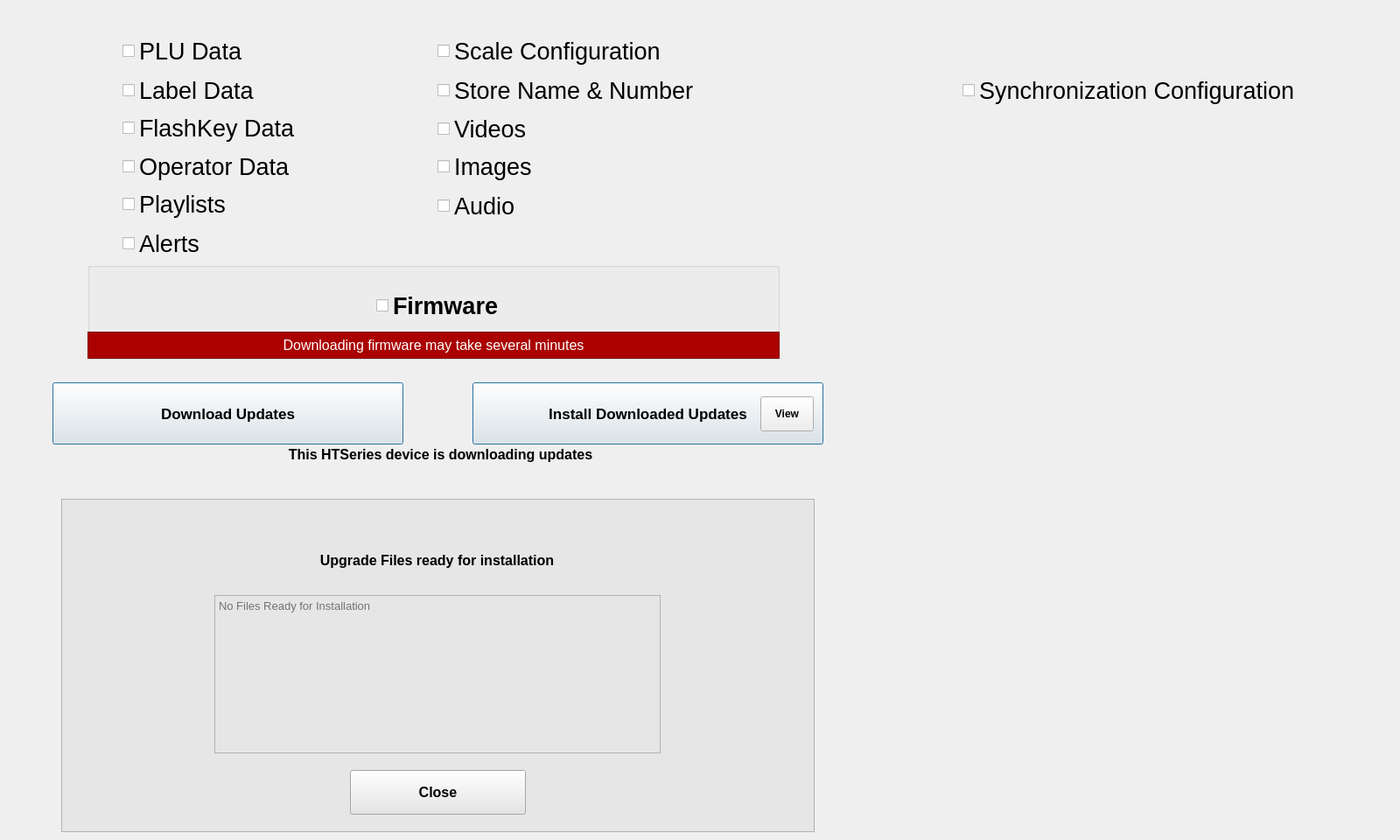
   <widget class="QWidget" name="UpdateNowTab">
    <attribute name="title">
     <string>Update Data</string>
    </attribute>
    <widget class="QPushButton" name="butDownloadUpdates">
     <property name="enabled">
      <bool>true</bool>
     </property>
     <property name="geometry">
      <rect>
       <x>60</x>
       <y>437</y>
       <width>401</width>
       <height>71</height>
      </rect>
     </property>
     <property name="sizePolicy">
      <sizepolicy hsizetype="Fixed" vsizetype="Fixed">
       <horstretch>0</horstretch>
       <verstretch>0</verstretch>
      </sizepolicy>
     </property>
     <property name="minimumSize">
      <size>
       <width>401</width>
       <height>71</height>
      </size>
     </property>
     <property name="maximumSize">
      <size>
       <width>401</width>
       <height>71</height>
      </size>
     </property>
     <property name="font">
      <font>
       <pointsize>13</pointsize>
       <weight>75</weight>
       <bold>true</bold>
      </font>
     </property>
     <property name="text">
      <string>Download Updates</string>
     </property>
     <property name="autoDefault">
      <bool>false</bool>
     </property>
     <property name="default">
      <bool>true</bool>
     </property>
    </widget>
    <widget class="QPushButton" name="butInstallUpdates">
     <property name="enabled">
      <bool>true</bool>
     </property>
     <property name="geometry">
      <rect>
       <x>540</x>
       <y>437</y>
       <width>401</width>
       <height>71</height>
      </rect>
     </property>
     <property name="sizePolicy">
      <sizepolicy hsizetype="Fixed" vsizetype="Fixed">
       <horstretch>0</horstretch>
       <verstretch>0</verstretch>
      </sizepolicy>
     </property>
     <property name="minimumSize">
      <size>
       <width>401</width>
       <height>71</height>
      </size>
     </property>
     <property name="maximumSize">
      <size>
       <width>401</width>
       <height>71</height>
      </size>
     </property>
     <property name="font">
      <font>
       <pointsize>13</pointsize>
       <weight>75</weight>
       <bold>true</bold>
      </font>
     </property>
     <property name="text">
      <string>Install Downloaded Updates</string>
     </property>
     <property name="autoDefault">
      <bool>false</bool>
     </property>
     <property name="default">
      <bool>true</bool>
     </property>
    </widget>
    <widget class="QCheckBox" name="checkBoxPLUData">
     <property name="enabled">
      <bool>true</bool>
     </property>
     <property name="geometry">
      <rect>
       <x>140</x>
       <y>36</y>
       <width>355</width>
       <height>45</height>
      </rect>
     </property>
     <property name="minimumSize">
      <size>
       <width>355</width>
       <height>45</height>
      </size>
     </property>
     <property name="maximumSize">
      <size>
       <width>355</width>
       <height>45</height>
      </size>
     </property>
     <property name="font">
      <font>
       <pointsize>20</pointsize>
      </font>
     </property>
     <property name="text">
      <string>PLU Data</string>
     </property>
     <property name="iconSize">
      <size>
       <width>40</width>
       <height>40</height>
      </size>
     </property>
    </widget>
    <widget class="QCheckBox" name="checkBoxLabelData">
     <property name="enabled">
      <bool>true</bool>
     </property>
     <property name="geometry">
      <rect>
       <x>140</x>
       <y>81</y>
       <width>355</width>
       <height>45</height>
      </rect>
     </property>
     <property name="minimumSize">
      <size>
       <width>355</width>
       <height>45</height>
      </size>
     </property>
     <property name="maximumSize">
      <size>
       <width>355</width>
       <height>45</height>
      </size>
     </property>
     <property name="font">
      <font>
       <pointsize>20</pointsize>
      </font>
     </property>
     <property name="text">
      <string>Label Data</string>
     </property>
     <property name="iconSize">
      <size>
       <width>40</width>
       <height>40</height>
      </size>
     </property>
    </widget>
    <widget class="QCheckBox" name="checkBoxFlashkeyData">
     <property name="enabled">
      <bool>true</bool>
     </property>
     <property name="geometry">
      <rect>
       <x>140</x>
       <y>124</y>
       <width>355</width>
       <height>45</height>
      </rect>
     </property>
     <property name="minimumSize">
      <size>
       <width>355</width>
       <height>45</height>
      </size>
     </property>
     <property name="maximumSize">
      <size>
       <width>355</width>
       <height>45</height>
      </size>
     </property>
     <property name="font">
      <font>
       <pointsize>20</pointsize>
      </font>
     </property>
     <property name="text">
      <string>FlashKey Data</string>
     </property>
     <property name="iconSize">
      <size>
       <width>40</width>
       <height>40</height>
      </size>
     </property>
    </widget>
    <widget class="QCheckBox" name="checkBoxOperatorData">
     <property name="enabled">
      <bool>true</bool>
     </property>
     <property name="geometry">
      <rect>
       <x>140</x>
       <y>168</y>
       <width>355</width>
       <height>45</height>
      </rect>
     </property>
     <property name="minimumSize">
      <size>
       <width>355</width>
       <height>45</height>
      </size>
     </property>
     <property name="maximumSize">
      <size>
       <width>355</width>
       <height>45</height>
      </size>
     </property>
     <property name="font">
      <font>
       <pointsize>20</pointsize>
      </font>
     </property>
     <property name="text">
      <string>Operator Data</string>
     </property>
     <property name="iconSize">
      <size>
       <width>40</width>
       <height>40</height>
      </size>
     </property>
    </widget>
    <widget class="QCheckBox" name="checkBoxSynchronizationConfiguration">
     <property name="enabled">
      <bool>true</bool>
     </property>
     <property name="geometry">
      <rect>
       <x>1100</x>
       <y>81</y>
       <width>491</width>
       <height>45</height>
      </rect>
     </property>
     <property name="sizePolicy">
      <sizepolicy hsizetype="Fixed" vsizetype="Fixed">
       <horstretch>0</horstretch>
       <verstretch>0</verstretch>
      </sizepolicy>
     </property>
     <property name="minimumSize">
      <size>
       <width>491</width>
       <height>45</height>
      </size>
     </property>
     <property name="maximumSize">
      <size>
       <width>491</width>
       <height>45</height>
      </size>
     </property>
     <property name="font">
      <font>
       <pointsize>20</pointsize>
      </font>
     </property>
     <property name="text">
      <string>Synchronization Configuration</string>
     </property>
     <property name="iconSize">
      <size>
       <width>40</width>
       <height>40</height>
      </size>
     </property>
    </widget>
    <widget class="QCheckBox" name="checkBoxStoreNameNumber">
     <property name="enabled">
      <bool>true</bool>
     </property>
     <property name="geometry">
      <rect>
       <x>500</x>
       <y>81</y>
       <width>491</width>
       <height>45</height>
      </rect>
     </property>
     <property name="sizePolicy">
      <sizepolicy hsizetype="Fixed" vsizetype="Fixed">
       <horstretch>0</horstretch>
       <verstretch>0</verstretch>
      </sizepolicy>
     </property>
     <property name="minimumSize">
      <size>
       <width>491</width>
       <height>45</height>
      </size>
     </property>
     <property name="maximumSize">
      <size>
       <width>491</width>
       <height>45</height>
      </size>
     </property>
     <property name="font">
      <font>
       <pointsize>20</pointsize>
      </font>
     </property>
     <property name="text">
      <string>Store Name &amp;&amp; Number</string>
     </property>
     <property name="iconSize">
      <size>
       <width>40</width>
       <height>40</height>
      </size>
     </property>
    </widget>
    <widget class="QCheckBox" name="checkBoxScaleConfiguration">
     <property name="enabled">
      <bool>true</bool>
     </property>
     <property name="geometry">
      <rect>
       <x>500</x>
       <y>36</y>
       <width>491</width>
       <height>45</height>
      </rect>
     </property>
     <property name="sizePolicy">
      <sizepolicy hsizetype="Fixed" vsizetype="Fixed">
       <horstretch>0</horstretch>
       <verstretch>0</verstretch>
      </sizepolicy>
     </property>
     <property name="minimumSize">
      <size>
       <width>491</width>
       <height>45</height>
      </size>
     </property>
     <property name="maximumSize">
      <size>
       <width>491</width>
       <height>45</height>
      </size>
     </property>
     <property name="font">
      <font>
       <pointsize>20</pointsize>
      </font>
     </property>
     <property name="text">
      <string>Scale Configuration</string>
     </property>
     <property name="iconSize">
      <size>
       <width>40</width>
       <height>40</height>
      </size>
     </property>
    </widget>
    <widget class="QCheckBox" name="checkBoxImages">
     <property name="enabled">
      <bool>true</bool>
     </property>
     <property name="geometry">
      <rect>
       <x>500</x>
       <y>168</y>
       <width>491</width>
       <height>45</height>
      </rect>
     </property>
     <property name="sizePolicy">
      <sizepolicy hsizetype="Fixed" vsizetype="Fixed">
       <horstretch>0</horstretch>
       <verstretch>0</verstretch>
      </sizepolicy>
     </property>
     <property name="minimumSize">
      <size>
       <width>491</width>
       <height>45</height>
      </size>
     </property>
     <property name="maximumSize">
      <size>
       <width>491</width>
       <height>45</height>
      </size>
     </property>
     <property name="font">
      <font>
       <pointsize>20</pointsize>
      </font>
     </property>
     <property name="text">
      <string>Images</string>
     </property>
     <property name="iconSize">
      <size>
       <width>40</width>
       <height>40</height>
      </size>
     </property>
    </widget>
    <widget class="QCheckBox" name="checkBoxAudio">
     <property name="enabled">
      <bool>true</bool>
     </property>
     <property name="geometry">
      <rect>
       <x>500</x>
       <y>213</y>
       <width>491</width>
       <height>45</height>
      </rect>
     </property>
     <property name="sizePolicy">
      <sizepolicy hsizetype="Fixed" vsizetype="Fixed">
       <horstretch>0</horstretch>
       <verstretch>0</verstretch>
      </sizepolicy>
     </property>
     <property name="minimumSize">
      <size>
       <width>491</width>
       <height>45</height>
      </size>
     </property>
     <property name="maximumSize">
      <size>
       <width>491</width>
       <height>45</height>
      </size>
     </property>
     <property name="font">
      <font>
       <pointsize>20</pointsize>
      </font>
     </property>
     <property name="text">
      <string>Audio</string>
     </property>
     <property name="iconSize">
      <size>
       <width>40</width>
       <height>40</height>
      </size>
     </property>
    </widget>
    <widget class="QCheckBox" name="checkBoxVideos">
     <property name="enabled">
      <bool>true</bool>
     </property>
     <property name="geometry">
      <rect>
       <x>500</x>
       <y>125</y>
       <width>491</width>
       <height>45</height>
      </rect>
     </property>
     <property name="sizePolicy">
      <sizepolicy hsizetype="Fixed" vsizetype="Fixed">
       <horstretch>0</horstretch>
       <verstretch>0</verstretch>
      </sizepolicy>
     </property>
     <property name="minimumSize">
      <size>
       <width>491</width>
       <height>45</height>
      </size>
     </property>
     <property name="maximumSize">
      <size>
       <width>491</width>
       <height>45</height>
      </size>
     </property>
     <property name="font">
      <font>
       <pointsize>20</pointsize>
      </font>
     </property>
     <property name="text">
      <string>Videos</string>
     </property>
     <property name="iconSize">
      <size>
       <width>40</width>
       <height>40</height>
      </size>
     </property>
    </widget>
    <widget class="QCheckBox" name="checkBoxAlerts">
     <property name="enabled">
      <bool>true</bool>
     </property>
     <property name="geometry">
      <rect>
       <x>140</x>
       <y>256</y>
       <width>355</width>
       <height>45</height>
      </rect>
     </property>
     <property name="sizePolicy">
      <sizepolicy hsizetype="Fixed" vsizetype="Fixed">
       <horstretch>0</horstretch>
       <verstretch>0</verstretch>
      </sizepolicy>
     </property>
     <property name="minimumSize">
      <size>
       <width>355</width>
       <height>45</height>
      </size>
     </property>
     <property name="maximumSize">
      <size>
       <width>355</width>
       <height>45</height>
      </size>
     </property>
     <property name="font">
      <font>
       <pointsize>20</pointsize>
      </font>
     </property>
     <property name="text">
      <string>Alerts</string>
     </property>
     <property name="iconSize">
      <size>
       <width>40</width>
       <height>40</height>
      </size>
     </property>
    </widget>
    <widget class="QCheckBox" name="checkBoxPlaylists">
     <property name="enabled">
      <bool>true</bool>
     </property>
     <property name="geometry">
      <rect>
       <x>140</x>
       <y>211</y>
       <width>355</width>
       <height>45</height>
      </rect>
     </property>
     <property name="sizePolicy">
      <sizepolicy hsizetype="Fixed" vsizetype="Fixed">
       <horstretch>0</horstretch>
       <verstretch>0</verstretch>
      </sizepolicy>
     </property>
     <property name="minimumSize">
      <size>
       <width>355</width>
       <height>45</height>
      </size>
     </property>
     <property name="maximumSize">
      <size>
       <width>355</width>
       <height>45</height>
      </size>
     </property>
     <property name="font">
      <font>
       <pointsize>20</pointsize>
      </font>
     </property>
     <property name="text">
      <string>Playlists</string>
     </property>
     <property name="iconSize">
      <size>
       <width>40</width>
       <height>40</height>
      </size>
     </property>
    </widget>
    <widget class="QGroupBox" name="groupBox">
     <property name="geometry">
      <rect>
       <x>100</x>
       <y>300</y>
       <width>791</width>
       <height>111</height>
      </rect>
     </property>
     <property name="sizePolicy">
      <sizepolicy hsizetype="Fixed" vsizetype="Fixed">
       <horstretch>0</horstretch>
       <verstretch>0</verstretch>
      </sizepolicy>
     </property>
     <property name="minimumSize">
      <size>
       <width>791</width>
       <height>111</height>
      </size>
     </property>
     <property name="maximumSize">
      <size>
       <width>791</width>
       <height>111</height>
      </size>
     </property>
     <property name="title">
      <string notr="true"/>
     </property>
     <property name="flat">
      <bool>false</bool>
     </property>
     <widget class="QCheckBox" name="checkBoxFirmware">
      <property name="enabled">
       <bool>true</bool>
      </property>
      <property name="geometry">
       <rect>
        <x>330</x>
        <y>27</y>
        <width>441</width>
        <height>45</height>
       </rect>
      </property>
      <property name="sizePolicy">
       <sizepolicy hsizetype="Fixed" vsizetype="Fixed">
        <horstretch>0</horstretch>
        <verstretch>0</verstretch>
       </sizepolicy>
      </property>
      <property name="minimumSize">
       <size>
        <width>441</width>
        <height>45</height>
       </size>
      </property>
      <property name="maximumSize">
       <size>
        <width>441</width>
        <height>45</height>
       </size>
      </property>
      <property name="font">
       <font>
        <pointsize>20</pointsize>
        <weight>75</weight>
        <bold>true</bold>
       </font>
      </property>
      <property name="text">
       <string>Firmware</string>
      </property>
      <property name="iconSize">
       <size>
        <width>40</width>
        <height>40</height>
       </size>
      </property>
     </widget>
     <widget class="QFrame" name="frameFirmwareAlert">
      <property name="geometry">
       <rect>
        <x>0</x>
        <y>79</y>
        <width>791</width>
        <height>31</height>
       </rect>
      </property>
      <property name="sizePolicy">
       <sizepolicy hsizetype="Fixed" vsizetype="Fixed">
        <horstretch>0</horstretch>
        <verstretch>0</verstretch>
       </sizepolicy>
      </property>
      <property name="minimumSize">
       <size>
        <width>791</width>
        <height>31</height>
       </size>
      </property>
      <property name="maximumSize">
       <size>
        <width>791</width>
        <height>31</height>
       </size>
      </property>
      <property name="styleSheet">
       <string notr="true">background-color: rgb(170, 0, 0);</string>
      </property>
      <property name="frameShape">
       <enum>QFrame::StyledPanel</enum>
      </property>
      <property name="frameShadow">
       <enum>QFrame::Raised</enum>
      </property>
      <widget class="QLabel" name="firmwareAlertLabel">
       <property name="geometry">
        <rect>
         <x>5</x>
         <y>5</y>
         <width>781</width>
         <height>21</height>
        </rect>
       </property>
       <property name="font">
        <font>
         <pointsize>12</pointsize>
        </font>
       </property>
       <property name="styleSheet">
        <string notr="true">color: rgb(255, 255, 255);</string>
       </property>
       <property name="text">
        <string>Downloading firmware may take several minutes</string>
       </property>
       <property name="alignment">
        <set>Qt::AlignCenter</set>
       </property>
      </widget>
     </widget>
    </widget>
    <widget class="QPushButton" name="viewUpgradesBut">
     <property name="enabled">
      <bool>true</bool>
     </property>
     <property name="geometry">
      <rect>
       <x>869</x>
       <y>453</y>
       <width>61</width>
       <height>40</height>
      </rect>
     </property>
     <property name="sizePolicy">
      <sizepolicy hsizetype="Fixed" vsizetype="Fixed">
       <horstretch>0</horstretch>
       <verstretch>0</verstretch>
      </sizepolicy>
     </property>
     <property name="minimumSize">
      <size>
       <width>61</width>
       <height>40</height>
      </size>
     </property>
     <property name="maximumSize">
      <size>
       <width>61</width>
       <height>40</height>
      </size>
     </property>
     <property name="font">
      <font>
       <weight>75</weight>
       <bold>true</bold>
      </font>
     </property>
     <property name="text">
      <string>View</string>
     </property>
    </widget>
    <widget class="QFrame" name="viewUpgradesFrame">
     <property name="geometry">
      <rect>
       <x>70</x>
       <y>570</y>
       <width>861</width>
       <height>381</height>
      </rect>
     </property>
     <property name="sizePolicy">
      <sizepolicy hsizetype="Fixed" vsizetype="Fixed">
       <horstretch>0</horstretch>
       <verstretch>0</verstretch>
      </sizepolicy>
     </property>
     <property name="minimumSize">
      <size>
       <width>861</width>
       <height>381</height>
      </size>
     </property>
     <property name="maximumSize">
      <size>
       <width>861</width>
       <height>381</height>
      </size>
     </property>
     <property name="styleSheet">
      <string notr="true">background-color: rgb(230, 230, 230);</string>
     </property>
     <property name="frameShape">
      <enum>QFrame::StyledPanel</enum>
     </property>
     <property name="frameShadow">
      <enum>QFrame::Raised</enum>
     </property>
     <property name="lineWidth">
      <number>5</number>
     </property>
     <widget class="QTextEdit" name="upgradeViewTextEdit">
      <property name="geometry">
       <rect>
        <x>175</x>
        <y>110</y>
        <width>510</width>
        <height>181</height>
       </rect>
      </property>
      <property name="sizePolicy">
       <sizepolicy hsizetype="Fixed" vsizetype="Fixed">
        <horstretch>0</horstretch>
        <verstretch>0</verstretch>
       </sizepolicy>
      </property>
      <property name="minimumSize">
       <size>
        <width>510</width>
        <height>181</height>
       </size>
      </property>
      <property name="maximumSize">
       <size>
        <width>510</width>
        <height>181</height>
       </size>
      </property>
      <property name="font">
       <font>
        <pointsize>10</pointsize>
       </font>
      </property>
      <property name="styleSheet">
       <string notr="true">color: rgb(0, 0, 0);</string>
      </property>
      <property name="undoRedoEnabled">
       <bool>false</bool>
      </property>
      <property name="readOnly">
       <bool>true</bool>
      </property>
      <property name="acceptRichText">
       <bool>true</bool>
      </property>
      <property name="placeholderText">
       <string>No Files Ready for Installation</string>
      </property>
     </widget>
     <widget class="QLabel" name="label_8">
      <property name="geometry">
       <rect>
        <x>179</x>
        <y>40</y>
        <width>501</width>
        <height>61</height>
       </rect>
      </property>
      <property name="font">
       <font>
        <pointsize>12</pointsize>
        <weight>75</weight>
        <bold>true</bold>
       </font>
      </property>
      <property name="text">
       <string>Upgrade Files ready for installation</string>
      </property>
      <property name="alignment">
       <set>Qt::AlignCenter</set>
      </property>
     </widget>
     <widget class="QPushButton" name="closeUpgradeViewBut">
      <property name="geometry">
       <rect>
        <x>330</x>
        <y>310</y>
        <width>201</width>
        <height>51</height>
       </rect>
      </property>
      <property name="font">
       <font>
        <pointsize>12</pointsize>
        <weight>75</weight>
        <bold>true</bold>
       </font>
      </property>
      <property name="text">
       <string>Close</string>
      </property>
     </widget>
    </widget>
    <widget class="QLabel" name="downloadInstallAlert">
     <property name="geometry">
      <rect>
       <x>63</x>
       <y>509</y>
       <width>881</width>
       <height>20</height>
      </rect>
     </property>
     <property name="font">
      <font>
       <pointsize>12</pointsize>
       <weight>75</weight>
       <bold>true</bold>
      </font>
     </property>
     <property name="text">
      <string>This HTSeries device is downloading updates</string>
     </property>
     <property name="alignment">
      <set>Qt::AlignCenter</set>
     </property>
    </widget>
   </widget>
